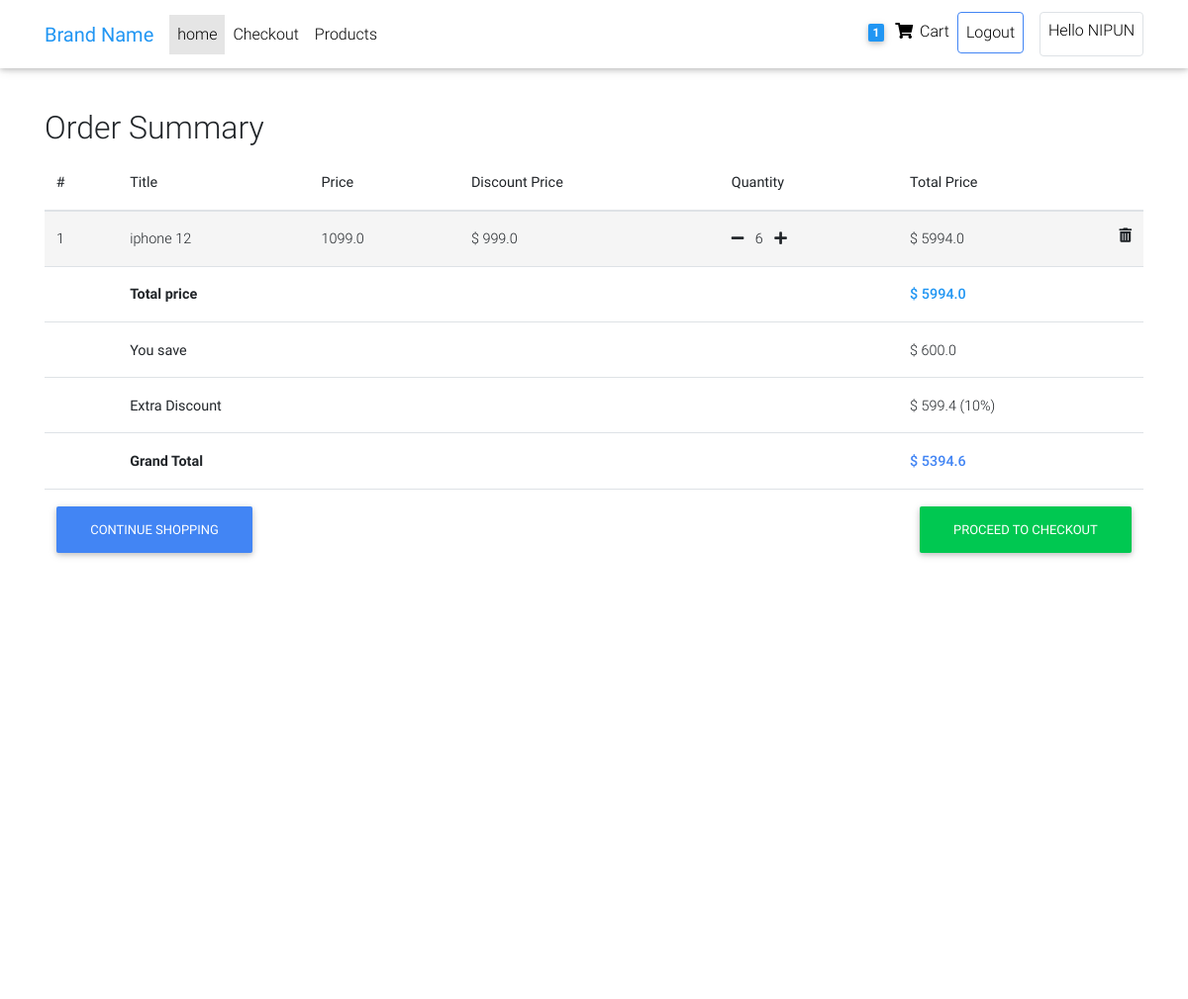
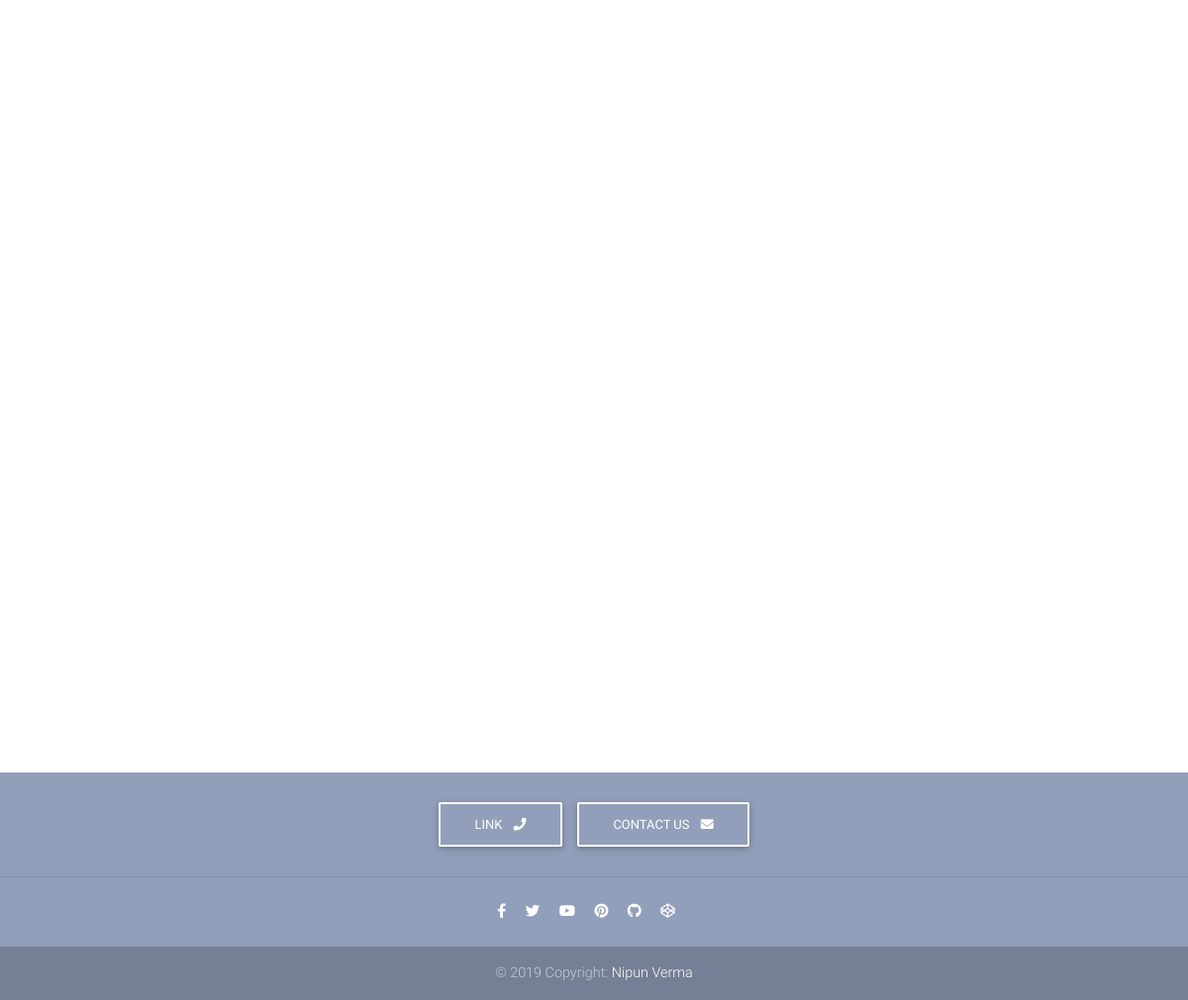
Page /order_summary/ (signed in) on the committed database (2 pictures, top to bottom).
### core/models.py (models this page shows, shortened)
class Order(models.Model):
    user=models.ForeignKey(settings.AUTH_USER_MODEL, on_delete=models.CASCADE)
    items=models.ManyToManyField(OrderItem)
    start_date=models.DateTimeField(auto_now_add=True)
    order_date=models.DateTimeField()
    ordered=models.BooleanField(default=False)
    billing_address = models.ForeignKey('BillingAddress', on_delete=models.SET_NULL, blank=True, null=True)
    def get_total(self):
        total_price = 0
        for item_price in self.items.all():
            total_price += item_price.get_final_price()
        return total_price
    def get_total_actual(self):                         # total final price
        total_price = 0
        for item_price in self.items.all():
            total_price += item_price.get_total_actual_price()
        return total_price - self.get_total()
    def get_extra_discount(self):                       # if final price is > 5000
        final_price = self.get_total()
        if final_price > 5000.0:
            return final_price - (final_price*10/100)
    def get_extra_discount_amount(self):
        amount = self.get_total()
        return amount*10/100

class OrderItem(models.Model):
    user = models.ForeignKey(settings.AUTH_USER_MODEL, on_delete=models.CASCADE)
    ordered = models.BooleanField(default=False)
    item = models.ForeignKey('Item', on_delete=models.CASCADE, null=True)
    quantity = models.IntegerField(default=1)           #gets the count of the items ordered
    def get_total_price(self):
        return self.quantity * self.item.price
    def get_total_price_discount(self):
        return self.quantity * self.item.discounted_price
    def get_final_price(self):
        if self.item.discounted_price:
            return self.get_total_price_discount()
        return self.get_total_price()
    def get_total_actual_price(self):
        return self.get_total_price()

class Item(models.Model):
    image = models.ImageField(blank=True, null=True)
    title = models.CharField(max_length=256)
    price = models.FloatField()
    discounted_price = models.FloatField(blank=True, null=True)
    description=models.TextField(blank=True, null=True)
    category = models.CharField(choices=CATEGORY_CHOICES, max_length=2)
    label = models.CharField(choices=LABEL_CHOICES, max_length=1)
    slug = models.SlugField()

### core/views.py (the view)
# urls.py: path('order_summary/', OrderSummaryView.as_view(), name='order_summary'),
class OrderSummaryView(LoginRequiredMixin, View):
    def get(self, *args, **kwargs):
        try:
            order = Order.objects.get(user = self.request.user, ordered=False)
            context = {
                'object': order,
            }
            return render(self.request, 'order_summary.html', context)
        except ObjectDoesNotExist:
            messages.error(self.request, "You do not have an active order")
            return redirect("/")

### core/templatetags/cart_template_tags.py (called while the page is built)
@register.filter
def cart_item_count(user):
    if user.is_authenticated:
        qs = Order.objects.filter(
            user=user,
            ordered=False,
        )
        if qs.exists():
            return qs[0].items.count()
    return 0

### templates/order_summary.html (shortened to what this page needs)
{% extends "base.html" %}
{% load static %}
{% block content %}
{% include 'navbar.html' %}
<main>
    <div class="container">
        <h2>Order Summary</h2>
        <div class="table-responsive text-nowrap">
            <table class="table">
                <thead>
                    <tr>
                        <th scope="col">#</th>
                        <th scope="col">Title</th>
                        <th scope="col">Price</th>
                        <th scope="col">Discount Price</th>
                        <th scope="col">Quantity</th>
                        <th scope="col">Total Price</th>
                    </tr>
                </thead>
                <tbody>
                    {% for order_item in object.items.all %}
                    <tr style="background-color: whitesmoke;">
                        <td scope="row">{{ forloop.counter }}</td>
                        <td>{{ order_item.item.title }}</td>
                        <td>{{ order_item.item.price }}</td>
                        <td>
                            {% if order_item.item.discounted_price %}
                                $ {{ order_item.item.discounted_price }}
                            {% else %}
                                $ 0.0
                            {% endif %}
                        </td>
                        <td>
                            <a href="{% url 'core:decrease_item_from_cart' order_item.item.slug %}"><i class="fas fa-minus mr-2"></i></a>
                            {{ order_item.quantity }}
                            <a href="{% url 'core:increase_item_in_cart' order_item.item.slug%}"><i class="fas fa-plus ml-2"></i></a>
                        </td>
                        <td>
                            {% if order_item.item.discounted_price %}
                                $ {{ order_item.get_total_price_discount }}
                            {% else %}
                                $ {{ order_item.get_total_price }}
                            {% endif %}
                            <a href="{% url 'core:remove_from_cart' order_item.item.slug %}">
                                <i class="fas fa-trash-alt float-right"></i>
                            </a>
                        </td>
                    </tr>
                    {% endfor %}
                    {% if object.get_total %}
                    <tr>
                        <td></td>
                        <td colspan="4" style="font-weight: 700;">Total price</td>
                        <td style="color: #2196f3; font-weight: 500;">$ {{ object.get_total }}</td>
                    </tr>
                    <tr>
                        <td></td>
                        <td colspan="4"><strong>You save</td>
                        <td>$ {{ object.get_total_actual }}</td>
                    </tr>
                    {% if object.get_extra_discount %}
                    <tr>
                        <td></td>
                        <td colspan="4"><strong>Extra Discount</td>
                        <td>$ {{ object.get_extra_discount_amount }}&nbsp;(10%)</td>
                    </tr>
                    <tr>
                        <td></td>
                        <td colspan="4" style="font-weight: 500;"><strong>Grand Total</td>
                        <td style="font-weight: 500;" class="text-primary">$ {{ object.get_extra_discount }}</td>
                    </tr>
                    {% endif %}
                    <tr>
                        <td colspan="6">
                            <a href="{% url 'core:home' %}" class="btn btn-primary">Continue Shopping</a>
                            <a href="{% url 'core:check' %}" class="btn btn-success float-right">Proceed To Checkout</a>
                        </td>
                    </tr>
                    {% endif %}
                </tbody>
            </table>
        </div>
    </div>
</main>
{% include 'footer.html' %}
{% endblock %}

### templates/navbar.html (shortened to what this page needs)
{% load cart_template_tags %}
{% load static %}
<div style="margin-top: 70px; padding: 20px;">
</div>
<nav class="navbar fixed-top navbar-expand-lg navbar-light white scrolling-navbar">
  <div class="container">
    <a class="navbar-brand waves-effect" href="{% url 'core:home' %}">
      <strong class="blue-text">Brand Name</strong>
    </a>
    <div class="collapse navbar-collapse" id="navbarSupportedContent">
          <ul class="navbar-nav mr-auto">
            <li class="nav-item active">
              <a class="nav-link waves-effect" href="{% url 'core:home' %}">home
              </a>
            </li>
            <li class="nav-item">
              <a class="nav-link waves-effect" href="{% url 'core:check' %}">Checkout</a>
            </li>
            <li class="nav-item">
              <a class="nav-link waves-effect" href="#">Products</a>
            </li>
          </ul>
          {% if request.user.is_authenticated %}
          <ul class="navbar-nav nav-flex-icons">
            <li class="nav-item">
              <a class="nav-link waves-effect" href="{% url 'core:order_summary' %}">
                <span class="badge blue z-depth-1 mr-1"> {{ request.user|cart_item_count }} </span>
                  <i class="fas fa-shopping-cart"></i>
                  <span class="clearfix d-none d-sm-inline-block"> Cart </span>
              </a>
            </li>
            <li class="nav-item">
              <a class="nav-link waves-effect border border-primary rounded" href="{% url 'account_logout' %}">Logout</a>
            </li>
            <li class="nav-item">
              <a class="nav-link waves-effect border rounded ml-3" ><h6>Hello <span style="text-transform: uppercase;">{{ user.username }}</span></h6></a>
            </li>
          </ul>
          {% else %}
          <ul class="navbar-nav nav-flex-icons">
            <li class="nav-item">
              <a class="nav-link waves-effect border border-primary rounded" href="{% url 'account_login' %}">Login</a>
            </li>
          </ul>
          {% endif %}
    </div>
  </div>
</nav>

### rows in the picture
OrderItem: item "iphone 12", item.price "1099.0", item.discounted_price "999.0", quantity "6", get_total_price_discount "5994.0"
Order: get_total "5994.0", get_total_actual "600.0", get_extra_discount_amount "599.4", get_extra_discount "5394.6"

### other values in the picture
{{ request.user|cart_item_count }} "1"
{{ user.username }} "NIPUN"
